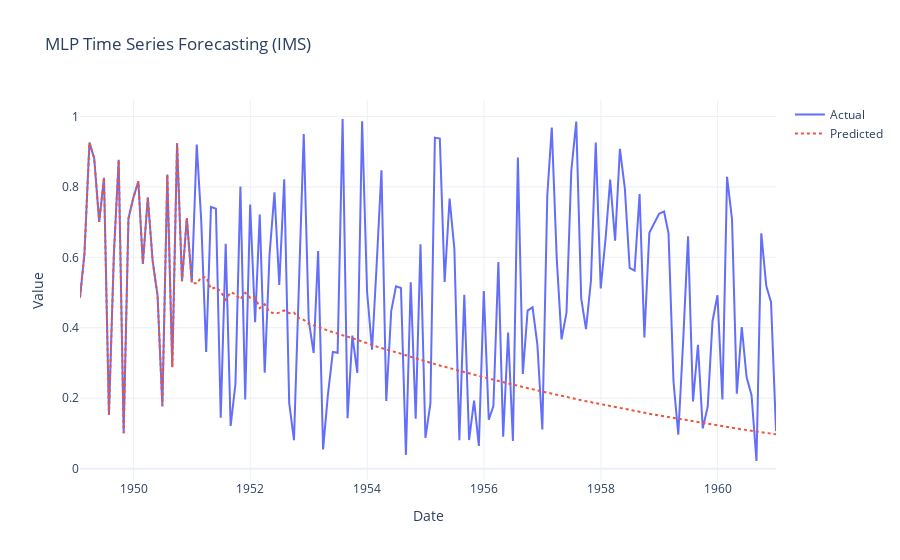

Notebook code for this chart:
### Code cell
mlp_ims_singular(df, model, in_features, out_features, window)

### Figure 1 — Plotly figure (JSON) as saved in the notebook; plotly's stock layout.template omitted (floating-point values rounded to 4 significant figures; data arrays with more than 128 entries replaced by an {"elided": "..."} marker saying what was removed)
{"data": [{"mode": "lines", "name": "Actual", "type": "scatter", "x": {"elided": "144 str values"}, "y": {"elided": "144 float values"}}, {"line": {"dash": "dot"}, "mode": "lines", "name": "Predicted", "type": "scatter", "x": {"elided": "144 str values"}, "y": {"elided": "144 float values"}}], "layout": {"title": {"text": "MLP Time Series Forecasting (IMS)"}, "xaxis": {"title": {"text": "Date"}}, "yaxis": {"title": {"text": "Value"}}}}
